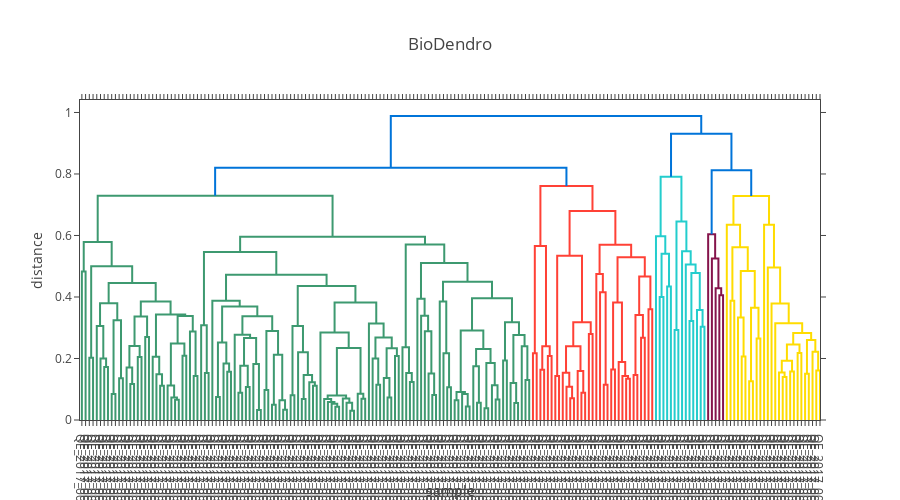

Notebook code for this chart:
### Code cell
# View the new dendrogram cutoff inline

plotly.offline.init_notebook_mode(connected=True) # for visualising plot inline
iplot = tree.iplot(width=900, height=500)
plotly.offline.iplot(iplot)
